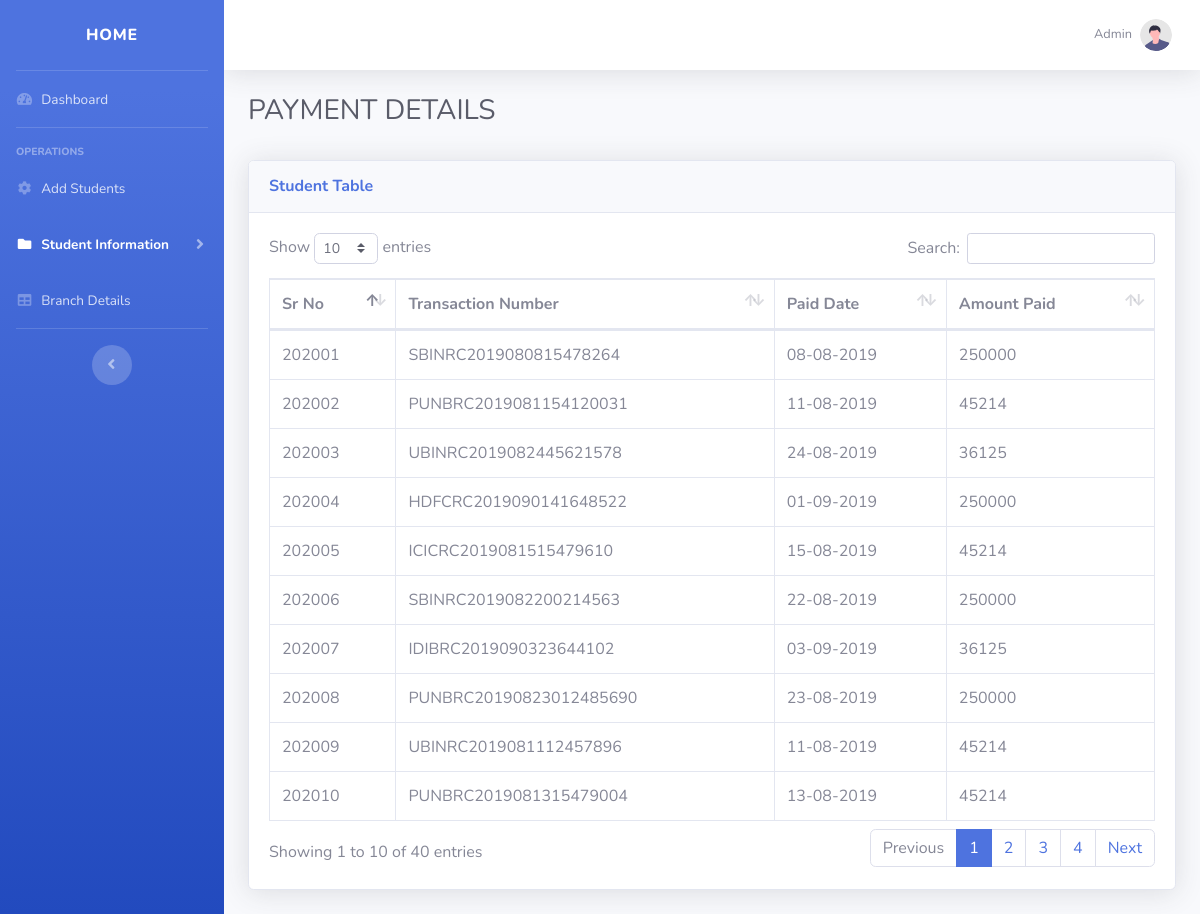
The app's page /frontend/paymentdisplay.php (signed in) with its own data.
### tables this page shows
CREATE TABLE `payment_info` (
  `SR_NO` int(11) NOT NULL,
  `TRANSACTION_NO` varchar(25) NOT NULL,
  `PAID_DATE` varchar(10) NOT NULL,
  `FEE_PAID` int(11) NOT NULL
);

### frontend/paymentdisplay.php (the view, shortened to what this page needs)
<!DOCTYPE html>
<html lang="en">
<head>
    <link href="vendor/fontawesome-free/css/all.min.css" rel="stylesheet" type="text/css">
    <link href="css/sb-admin-2.min.css" rel="stylesheet">
    <link href="vendor/datatables/dataTables.bootstrap4.min.css" rel="stylesheet">
</head>
<body id="page-top">
    <div id="wrapper">
        <ul class="navbar-nav bg-gradient-primary sidebar sidebar-dark accordion" id="accordionSidebar">
            <a class="sidebar-brand d-flex align-items-center justify-content-center" href="index.php">
                <div class="sidebar-brand-text mx-3">HOME</div>
            </a>
            <hr class="sidebar-divider my-0">
            <li class="nav-item">
                <a class="nav-link" href="index.php">
                    <i class="fas fa-fw fa-tachometer-alt"></i>
                    <span>Dashboard</span></a>
            </li>
            <hr class="sidebar-divider">
            <div class="sidebar-heading">
                OPERATIONS
            </div>
            <li class="nav-item">
                <a class="nav-link collapsed" href="studentinfo.php">
                    <i class="fas fa-fw fa-cog"></i>
                    <span>Add Students</span>
                </a>
            </li>
            <li class="nav-item active">
                <a class="nav-link collapsed" href="#" data-toggle="collapse" data-target="#collapsePages"
                    aria-expanded="true" aria-controls="collapsePages">
                    <i class="fas fa-fw fa-folder"></i>
                    <span>Student Information</span>
                </a>
            </li>
            <li class="nav-item">
                <a class="nav-link" href="tables.php">
                    <i class="fas fa-fw fa-table"></i>
                    <span>Branch Details</span></a>
            </li>
            <hr class="sidebar-divider d-none d-md-block">
            <div class="text-center d-none d-md-inline">
                <button class="rounded-circle border-0" id="sidebarToggle"></button>
            </div>
        </ul>
        <div id="content-wrapper" class="d-flex flex-column">
            <div id="content">
                <nav class="navbar navbar-expand navbar-light bg-white topbar mb-4 static-top shadow">
                    <ul class="navbar-nav ml-auto">
                        <li class="nav-item dropdown no-arrow">
                            <a class="nav-link dropdown-toggle" href="#" id="userDropdown" role="button"
                                data-toggle="dropdown" aria-haspopup="true" aria-expanded="false">
                                <span class="mr-2 d-none d-lg-inline text-gray-600 small">Admin</span>
                                <img class="img-profile rounded-circle"
                                    src="img/undraw_profile.svg">
                            </a>
                        </li>
                    </ul>
                </nav>
                <div class="container-fluid">
                    <h1 class="h3 mb-2 text-gray-800">PAYMENT DETAILS</h1>
                    <br>
                    <div class="card shadow mb-4">
                        <div class="card-header py-3">
                            <h6 class="m-0 font-weight-bold text-primary">Student Table</h6>
                        </div>
                        <div class="card-body">
                            <div class="table-responsive">
                                <table class="table table-bordered" id="dataTable" width="100%" cellspacing="0">
                                    <thead>
                                        <tr>
                                            <th>Sr No</th>
                                            <th>Transaction Number</th>
                                            <th>Paid Date</th>
                                            <th>Amount Paid</th>
                                        </tr>
                                    </thead>
                                    <tbody>
                                        <?php
                                          $servername = "localhost";
                                          $username = "root";
                                          $password = "";
                                          $dbname = "home";
                                          $conn = new mysqli($servername, $username, $password, $dbname);
                                          $sql = "SELECT * FROM payment_info";
                                          $result = $conn->query($sql);
                                          if ($result->num_rows > 0) {
                                          while($row = mysqli_fetch_array($result)) {
                                        ?>
                                        <tr>
                                            <td><?php echo $row["SR_NO"]; ?></td>
                                            <td><?php echo $row["TRANSACTION_NO"]; ?></td>
                                            <td><?php echo $row["PAID_DATE"]; ?></td>
                                            <td><?php echo $row["FEE_PAID"]; ?></td>
                                        </tr>
                                        <?php }
                                        } else {
                                          echo "0 results";
                                        }
                                    ?>
                                </table>
                            </div>
                        </div>
                    </div>
                </div>
            </div>
        </div>
    </div>
</body>
</html>

### records on screen
payment_info: SR_NO "202004", TRANSACTION_NO "HDFCRC2019090141648522", PAID_DATE "01-09-2019", FEE_PAID "250000"
payment_info: SR_NO "202005", TRANSACTION_NO "ICICRC2019081515479610", PAID_DATE "15-08-2019", FEE_PAID "45214"
payment_info: SR_NO "202007", TRANSACTION_NO "IDIBRC2019090323644102", PAID_DATE "03-09-2019", FEE_PAID "36125"
payment_info: SR_NO "202002", TRANSACTION_NO "PUNBRC2019081154120031", PAID_DATE "11-08-2019", FEE_PAID "45214"
payment_info: SR_NO "202010", TRANSACTION_NO "PUNBRC2019081315479004", PAID_DATE "13-08-2019", FEE_PAID "45214"
payment_info: SR_NO "202008", TRANSACTION_NO "PUNBRC20190823012485690", PAID_DATE "23-08-2019", FEE_PAID "250000"
payment_info: SR_NO "202001", TRANSACTION_NO "SBINRC2019080815478264", PAID_DATE "08-08-2019", FEE_PAID "250000"
payment_info: SR_NO "202006", TRANSACTION_NO "SBINRC2019082200214563", PAID_DATE "22-08-2019", FEE_PAID "250000"
payment_info: SR_NO "202009", TRANSACTION_NO "UBINRC2019081112457896", PAID_DATE "11-08-2019", FEE_PAID "45214"
payment_info: SR_NO "202003", TRANSACTION_NO "UBINRC2019082445621578", PAID_DATE "24-08-2019", FEE_PAID "36125"
